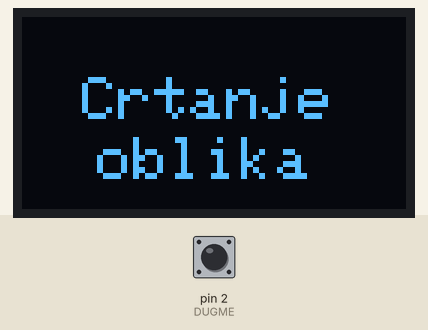
Bench run of a sketch on a simulated Arduino Uno, built with avr-gcc and run on an emulated ATmega328P. On the bench: 128×64 one-colour display. Inputs (shaded band) come from the test bench; at power-on: pin 2 (DUGME) LOW.

Above: at 1.2 s.
1.3 s: pin 2 (DUGME) driven HIGH
At 1.6 s:
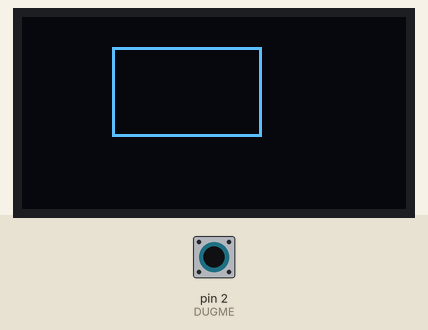
2.8 s: pin 2 (DUGME) pulsed LOW 5 times (0.12 s each, 0.3 s apart)
At 3.09 s:
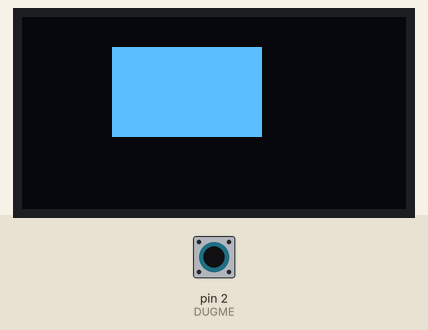
At 4.6 s:
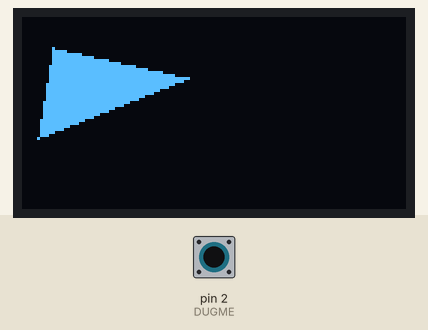
Timing chart, 0 to 6.1 s (numbered marks = the images above; inputs shaded):
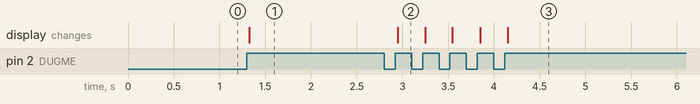

Measured:
- after the input at 1.3 s, the display: changes at once (image 1)
- after the input at 2.8 s, the display: changes after 0.15 s (image 2)

The sketch:

OLED_CrtanjeOblika.ino
```cpp
#include <Wire.h>
#include <Adafruit_GFX.h>
#include <Adafruit_SSD1306.h>

#define SCREEN_WIDTH 128
#define SCREEN_HEIGHT 64
Adafruit_SSD1306 display(SCREEN_WIDTH, SCREEN_HEIGHT, &Wire, -1);

#define DUGME 2 //pin na kome je dugme

volatile int interupt = 0;
int brojac = 0;

void isr_funckija(){
    interupt = 1;
  }

void setup() {
  pinMode(DUGME, INPUT);
  attachInterrupt(digitalPinToInterrupt(DUGME),isr_funckija,RISING);
  Serial.begin(9600);
  if(!display.begin(SSD1306_SWITCHCAPVCC, 0x3D)) {
    Serial.println(F("SSD1306 allocation failed"));
    for(;;);
  }
  display.clearDisplay();
  display.setTextSize(2);
  display.setTextColor(WHITE);
  display.setCursor(20, 20);
  display.print("Crtanje");
  display.setCursor(25, 40);
  display.print("oblika");
  display.display();

}

void loop() {
  if(interupt){
    switch(brojac){
      case 0:
            display.clearDisplay();
            display.drawRect(30, 10, 50, 30, WHITE);
            display.display();
            break;
      case 1:
            display.clearDisplay();
            display.fillRect(30, 10, 50, 30, WHITE);
            display.display();
            break;
     case 2:
            display.clearDisplay();
            display.drawCircle(64, 32, 10, WHITE);
            display.display();
            break;
     case 3:
            display.clearDisplay();
            display.fillCircle(64, 32, 10, WHITE);
            display.display();
            break;
     case 4:
            display.clearDisplay();
            display.drawTriangle(10, 10, 55, 20, 5, 40, WHITE);
            display.display();
            break;
     case 5:
            display.clearDisplay();
            display.fillTriangle(10, 10, 55, 20, 5, 40, WHITE);
            display.display();
            break;
    }
    brojac++;
    if(brojac==6)brojac=0;
    delay(200);
    interupt = 0;
    }
}
```
